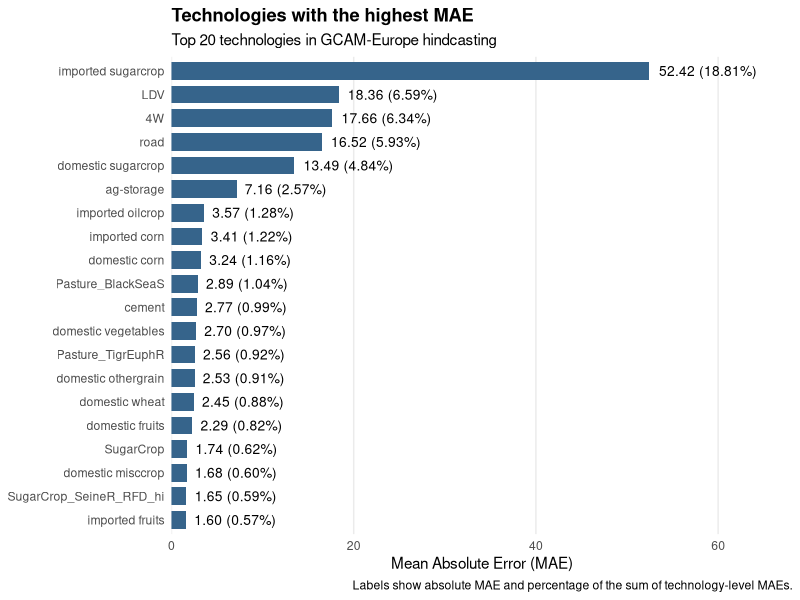
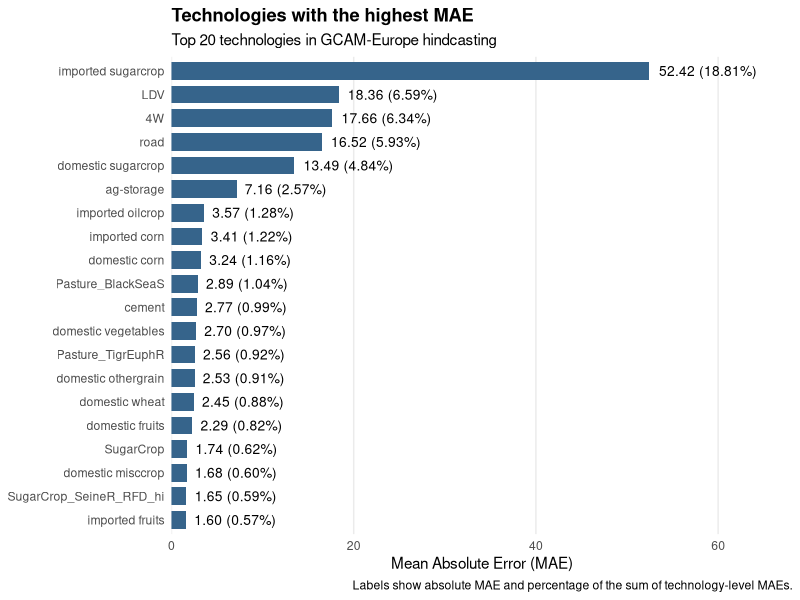

Here is the R script that generated these plots, in order:
library(dplyr)
library(ggplot2)


all_errors_by_technology <- read.csv('Data/errors_by_technology.csv')

total_MAE_technologies <- sum(all_errors_by_technology$MAE, na.rm = TRUE)

top_technology_MAE <- all_errors_by_technology %>%
  mutate(
    pct_MAE = MAE / total_MAE_technologies * 100
  ) %>%
  slice_max(order_by = MAE, n = 20, with_ties = FALSE) %>%
  mutate(
    technology = factor(
      technology,
      levels = technology[order(MAE)]
    ),
    label = sprintf("%.2f (%.2f%%)", MAE, pct_MAE)
  )

#----- representar MAE absoluto y porcentaje -----

plot_techno_MAE <- ggplot(
  top_technology_MAE,
  aes(x = MAE, y = technology)
) +
  geom_col(fill = "steelblue4", width = 0.75) +
  geom_text(
    aes(label = label),
    hjust = -0.1,
    size = 3.5
  ) +
  labs(
    title = "Technologies with the highest MAE",
    subtitle = "Top 20 technologies in GCAM-Europe hindcasting",
    x = "Mean Absolute Error (MAE)",
    y = NULL,
    caption = "Labels show absolute MAE and percentage of the sum of technology-level MAEs."
  ) +
  scale_x_continuous(
    expand = expansion(mult = c(0, 0.30))
  ) +
  theme_minimal() +
  theme(
    panel.grid.major.y = element_blank(),
    panel.grid.minor = element_blank(),
    plot.title = element_text(face = "bold")
  )

print(plot_techno_MAE)

ggsave(
  "top_technologies_MAE.png",
  plot_techno_MAE,
  width = 12,
  height = 8,
  dpi = 300
)
